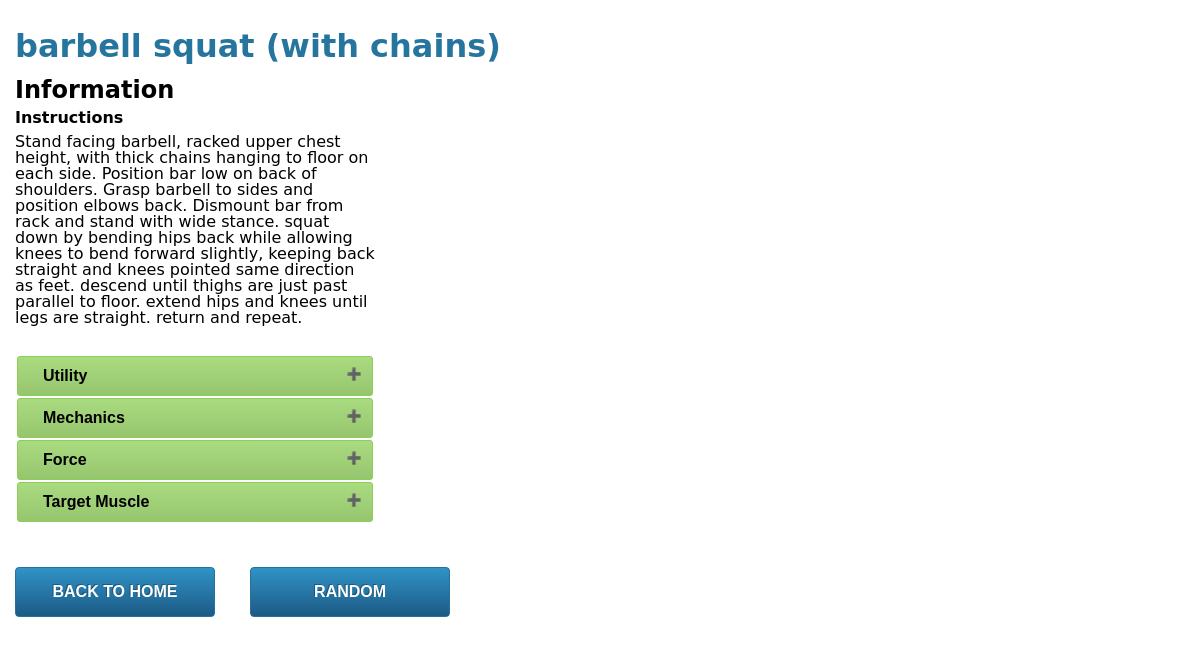
The app's page /random with its own data.
### SI507project_models.py (models this page shows)
class Exercise(db.Model):
    __tablename__ = "exercises"
    id = db.Column(db.Integer, primary_key=True)
    name = db.Column(db.String(64), unique=True)
    instructions = db.Column(db.String(64))
    mechanic_id = db.Column(db.Integer, db.ForeignKey('mechanics.id'))
    force_id = db.Column(db.Integer, db.ForeignKey('forces.id'))
    target_muscle_id = db.Column(db.Integer, db.ForeignKey('muscles.id'))
    utility_id = db.Column(db.Integer, db.ForeignKey('utilities.id'))

### SI507project_tools.py (the view)
@app.route('/random')
def result2_form1():
    exercise_name = get_random_exercise()
    exercise = Exercise.query.filter_by(name=exercise_name).first()
    utility = Utility.query.filter_by(id=exercise.utility_id).first()
    mechanics = Mechanic.query.filter_by(id=exercise.mechanic_id).first()
    force = Force.query.filter_by(id=exercise.force_id).first()
    muscle = Muscle.query.filter_by(id=exercise.target_muscle_id).first()
    return render_template('search_result.html',exercise=exercise, utility=utility, mechanics=mechanics, force=force, muscle=muscle)

### SI507project_tools.py (called while the page is built)
def get_random_exercise():
    exercises = Exercise.query.all()
    random.shuffle(exercises)
    return exercises[1].name

### templates/search_result.html (shortened to what this page needs)
<!DOCTYPE html>
<html>
<head>
<link rel="stylesheet" href="{{ url_for('static', filename='css/html5reset.css') }}">
</head>
<body>
<h1>{{exercise.name}}</h1>
<h2>Information</h2>
<h3> Instructions </h3>
<p>{{exercise.instructions}}</p>
<div class="accordion-container">
<button class="accordion"><h3>Utility</h3></button>
<button class="accordion"><h3>Mechanics</h3></button>
<button class="accordion"><h3>Force</h3></button>
<button class="accordion"><h3>Target Muscle</h3></button>
<div class="panel"><p>{{muscle.name}}</p></div></div>
<button class="button" onclick="window.location.href='http://localhost:5000/home'">back to home</button>
<button class="button" onclick="window.location.href='http://localhost:5000/random'">random</button>
</body>
</html>

### templates/search_result.html (style rules this page uses)
body { font-family: "Lucida Grande", "Lucida Sans Unicode", "Lucida Sans", "DejaVu Sans", Verdana, "sans-serif"; }
h1 { font-size: 32px; color: #26759e; margin-bottom: 16px; margin-top: 30px; }
h2 { font-size: 24px; margin-bottom: 8px; }
h3 { font-size: 16px; margin-bottom: 8px; }
p { width: 30%; margin-bottom: 30px; }
h1,h2,h3,p, div, form { padding-left: 15px; }
.accordion { background-color: #eee; color: #444; cursor: pointer; padding: 18px; text-align: left; border: 1px; outline: none; transition: 0.4s; }
button.accordion { width: 30%; border:1px solid #8bcf54; -webkit-border-radius: 3px; -moz-border-radius: 3px;border-radius: 3px;font-size:12px;font-family:arial, helvetica, sans-serif; padding: 10px 10px 10px 10px; text-decoration:none; display:block;font-weight:bold; color: black; background-color: #a9db80; background-image: -webkit-gradient(linear, left top, left bottom, from(#a9db80), to(#96c56f)); background-image: -webkit-linear-gradient(top, #a9db80, #96c56f); background-image: -moz-linear-gradient(top, #a9db80, #96c56f); background-image: -ms-linear-gradient(top, #a9db80, #96c56f); background-image: -o-linear-gradient(top, #a9db80, #96c56f); background-image: linear-gradient(to bottom, #a9db80, #96c56f);filter:progid:DXImageTransform.Microsoft.gradient(GradientType=0,startColorstr=#a9db80, endColorstr=#96c56f); margin: 2px; }
button.accordion * { display: inline; }
.accordion-container { margin-bottom: 30px; }
.accordion:after { content: '\02795'; color: #1E0303; float: right; margin-left: 5px; }
button.button { border:1px solid #25729a; -webkit-border-radius: 3px; -moz-border-radius: 3px;border-radius: 3px;font-size:12px; padding: 15px; text-decoration:none;text-shadow: -1px -1px 0 rgba(0,0,0,0.3);font-weight:bold; color: #FFFFFF; background-color: #3093c7; background-image: -webkit-gradient(linear, left top, left bottom, from(#3093c7), to(#1c5a85)); background-image: -webkit-linear-gradient(top, #3093c7, #1c5a85); background-image: -moz-linear-gradient(top, #3093c7, #1c5a85); background-image: -ms-linear-gradient(top, #3093c7, #1c5a85); background-image: -o-linear-gradient(top, #3093c7, #1c5a85); background-image: linear-gradient(to bottom, #3093c7, #1c5a85);filter:progid:DXImageTransform.Microsoft.gradient(GradientType=0,startColorstr=#3093c7, endColorstr=#1c5a85); display: inline-block; text-transform: uppercase; font-weight: bold; font-size: 16px; margin: 15px; min-width: 200px; border-radius: 4px; }

### records on screen
Exercise: name "barbell squat (with chains)", instructions "Stand facing barbell, racked upper chest height, with thick chains hanging to floor on each side. Position bar low on back of shoulders. Grasp barbell to sides and position elbows back. Dismount bar from rack and stand with wide stance. squat down by bending hips back while allowing knees to bend forward slightly, keeping back straight and knees pointed same direction as feet. descend until thighs are just past parallel to floor. extend hips and knees until legs are straight. return and repeat."
